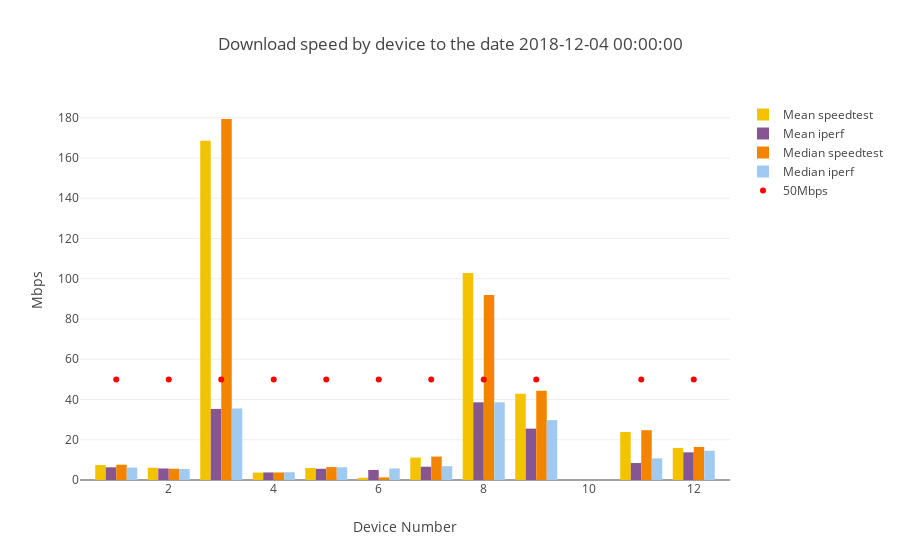

Here is the notebook cell this chart was saved with:
### Code cell
device_numbers_d=result.index
download_line=go.Scatter(x=device_numbers_d,y=[50] * len(device_numbers_d), mode='markers',marker=dict(color='red'), name='50Mbps')

combined_bar_plot_4traces(xvalues=result.index,
                         yvalues1=result["mean1"],
                         yvalues2=result["mean2"],
                         yvalues3=result["median1"],
                         yvalues4=result["median2"],
                         name1="Mean speedtest",
                         name2="Mean iperf",
                         name3="Median speedtest",
                         name4="Median iperf",
                         title="Download speed by device" +title_tail,
                         ytitle="Mbps",
                         line=download_line,
                         stack=False)

### Figure 1 — Plotly figure (JSON) as saved in the notebook; plotly's stock layout.template omitted (floating-point values rounded to 4 significant figures)
{"data": [{"marker": {"color": "#F3C300"}, "name": "Mean speedtest", "type": "bar", "x": [1, 2, 3, 4, 5, 6, 7, 8, 9, 11, 12], "y": [7.432, 6.104, 168.6, 3.668, 5.972, 1.13, 11.16, 102.9, 42.86, 23.86, 15.94]}, {"marker": {"color": "#875692"}, "name": "Mean iperf", "type": "bar", "x": [1, 2, 3, 4, 5, 6, 7, 8, 9, 11, 12], "y": [6.31, 5.727, 35.33, 3.758, 5.579, 5.005, 6.604, 38.6, 25.54, 8.431, 13.75]}, {"marker": {"color": "#F38400"}, "name": "Median speedtest", "type": "bar", "x": [1, 2, 3, 4, 5, 6, 7, 8, 9, 11, 12], "y": [7.605, 5.61, 179.4, 3.74, 6.415, 1.285, 11.66, 91.87, 44.33, 24.74, 16.43]}, {"marker": {"color": "#A1CAF1"}, "name": "Median iperf", "type": "bar", "x": [1, 2, 3, 4, 5, 6, 7, 8, 9, 11, 12], "y": [6.175, 5.478, 35.53, 3.86, 6.339, 5.745, 6.871, 38.6, 29.75, 10.75, 14.54]}, {"marker": {"color": "red"}, "mode": "markers", "name": "50Mbps", "type": "scatter", "x": [1, 2, 3, 4, 5, 6, 7, 8, 9, 11, 12], "y": [50, 50, 50, 50, 50, 50, 50, 50, 50, 50, 50]}], "layout": {"title": "Download speed by device to the date 2018-12-04 00:00:00", "xaxis": {"title": "Device Number"}, "yaxis": {"title": "Mbps"}}}
